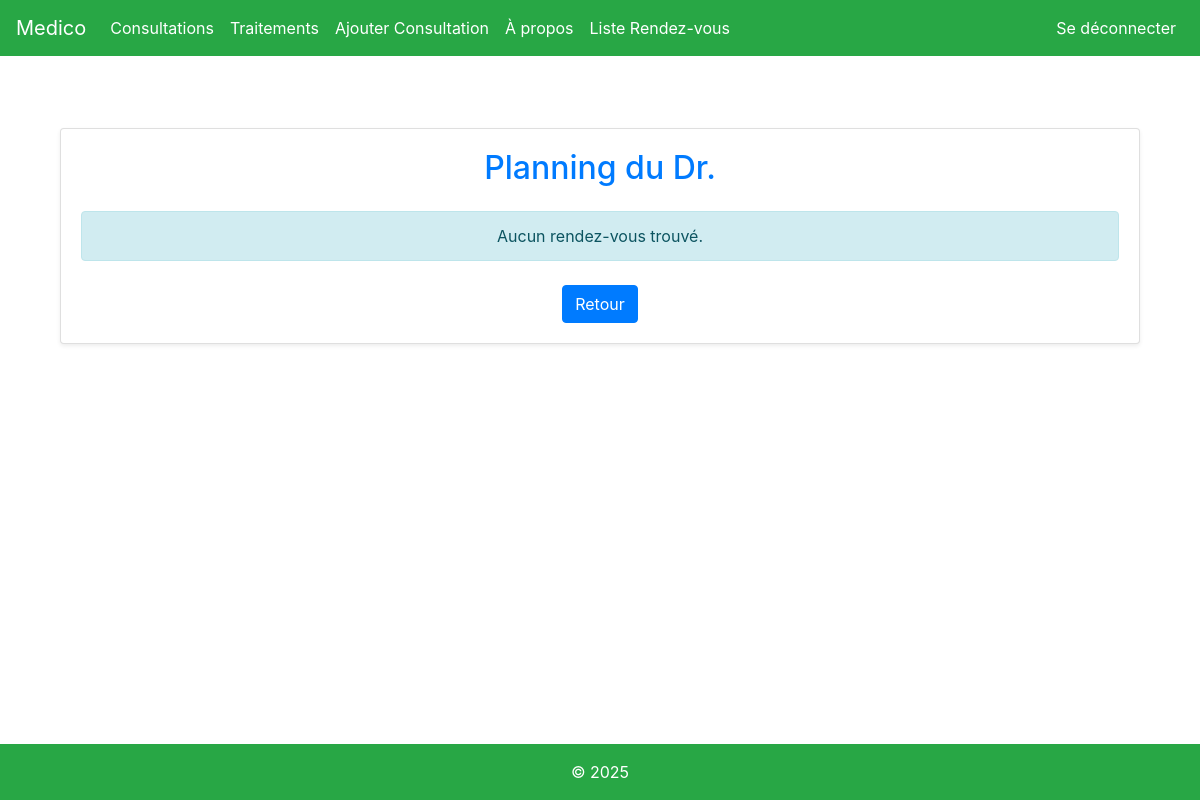
The app's page /appointments/ (signed in), older data.
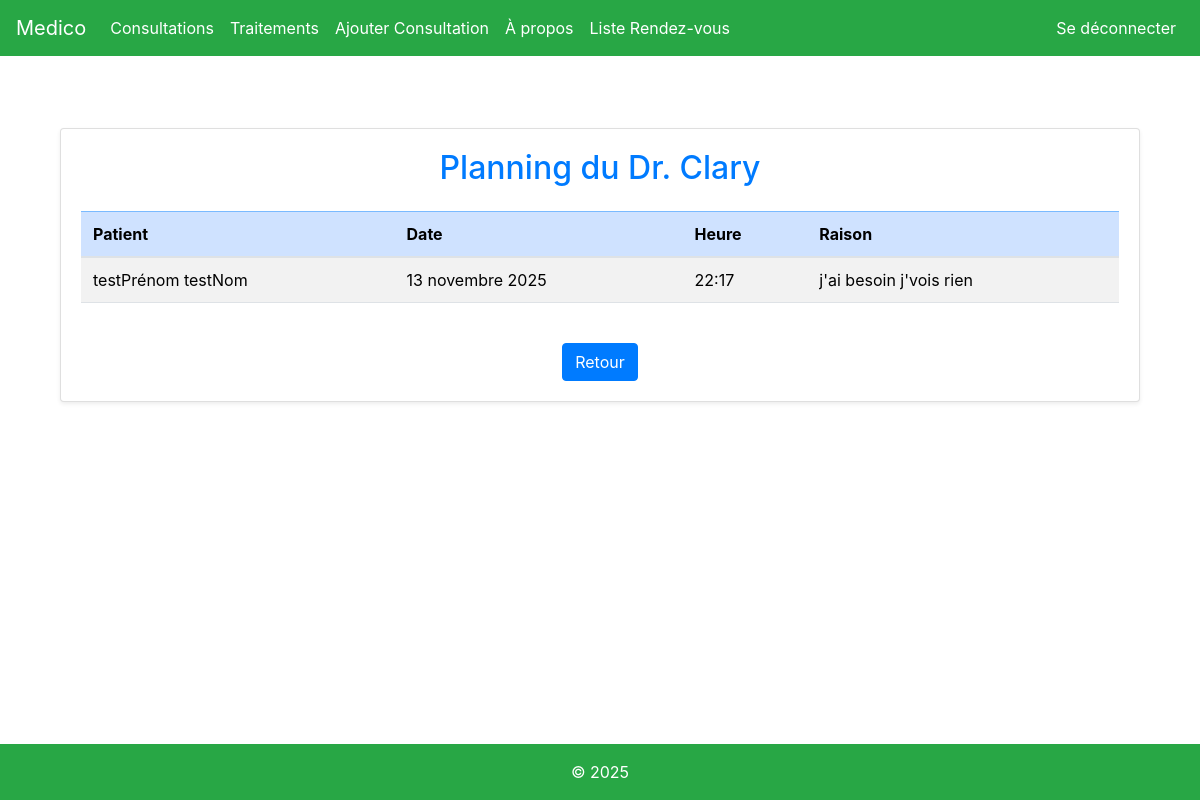
The same page, newer data.
### medico/models.py (models this page shows, shortened)
class Appointment(models.Model):
    doctor = models.ForeignKey('Doctor', on_delete=models.CASCADE, related_name='appointments')
    patient = models.ForeignKey('Patient', on_delete=models.CASCADE, related_name='appointments')
    appointment_date = models.DateField()
    appointment_time = models.TimeField()
    reason = models.TextField(blank=True, null=True)
    created_at = models.DateTimeField(default=timezone.now)

class Doctor(models.Model):
    SPECIALITY_CHOICES = [
        ('Gynécologue', 'Gynécologue'),
        ('Médecin généraliste', 'Médecin généraliste'),
        ('Cardiologue', 'Cardiologue'),
        ('Pédiatre', 'Pédiatre'),
        ('Dermatologue', 'Dermatologue'),
        ('Ophtalmologue', 'Ophtalmologue'),
        ('Orthopédiste', 'Orthopédiste'),
        ('Neurologue', 'Neurologue'),
        ('Psychiatre', 'Psychiatre'),
        ('Radiologue', 'Radiologue'),
        ('Chirurgien', 'Chirurgien'),
        ('Gastro-entérologue', 'Gastro-entérologue'),
        ('Rhumatologue', 'Rhumatologue'),
        ('Endocrinologue', 'Endocrinologue'),
        ('Urologue', 'Urologue'),
        ('Hématologue', 'Hématologue'),
        ('Infectiologue', 'Infectiologue'),
    ]
    first_name = models.CharField(max_length=100)
    last_name = models.CharField(max_length=100)
    speciality = models.CharField(max_length=50, choices=SPECIALITY_CHOICES)
    password = models.CharField(max_length=100, default="D000000")
    shift = models.CharField(max_length=10)
    start_time = models.CharField(max_length=5, blank=True)
    end_time = models.CharField(max_length=5, blank=True)
    available_days = models.TextField(blank=True)

class Patient(models.Model):
    first_name = models.CharField(max_length=100)
    last_name = models.CharField(max_length=100)
    email = models.EmailField(unique=True)
    password = models.CharField(max_length=128)

### medico/views.py (the view)
# urls.py: path('appointments/', views.liste_rendez_vous, name='liste_rendez_vous'),
def liste_rendez_vous(request):
    if request.session.get('is_patient'):
        email = request.session.get('patient_email')
        patient = Patient.objects.filter(email=email).first()
        if not patient:
            messages.error(request, "Patient introuvable.")
            return redirect('login')
        appointments = Appointment.objects.filter(patient=patient)
    elif request.session.get('is_doctor'):
        doctor_id = request.session.get('doctor_id')
        doctor = Doctor.objects.filter(id=doctor_id).first()
        if not doctor:
            messages.error(request, "Docteur introuvable.")
            return redirect('login')
        appointments = Appointment.objects.filter(doctor=doctor)
    else:
        messages.error(request, "Accès non autorisé.")
        return redirect('login')
    return render(request, 'medico/listerendezvous.html', {'appointments': appointments})

### medico/templates/medico/listerendezvous.html (shortened to what this page needs)
{% extends 'medico/main.html' %}
{% load django_bootstrap5 %}
{% block content %}
<body class="bg-light">
    <div class="container mt-5 mb-5">
        <div class="card shadow-sm">
            <div class="card-body">
                {% if request.session.is_doctor %}
                    <h2 class="text-center mb-4 text-primary">
                        Planning du Dr.
                        {% if appointments %}
                            {{ appointments.first.doctor.last_name }}
                        {% endif %}
                    </h2>
                {% else %}
                    <h2 class="text-center mb-4 text-primary">Mes Rendez-vous</h2>
                {% endif %}
                {% if appointments %}
                    <div class="table-responsive">
                        <table class="table table-striped table-hover align-middle">
                            <thead class="table-primary">
                                <tr>
                                    {% if request.session.is_doctor %}
                                        <th>Patient</th>
                                    {% else %}
                                        <th>Docteur</th>
                                    {% endif %}
                                    <th>Date</th>
                                    <th>Heure</th>
                                    <th>Raison</th>
                                </tr>
                            </thead>
                            <tbody>
                                {% for appt in appointments %}
                                    <tr>
                                        {% if request.session.is_doctor %}
                                            <td>{{ appt.patient.first_name }} {{ appt.patient.last_name }}</td>
                                        {% else %}
                                            <td>{{ appt.doctor.first_name }} {{ appt.doctor.last_name }}</td>
                                        {% endif %}
                                        <td>{{ appt.appointment_date }}</td>
                                        <td>{{ appt.appointment_time }}</td>
                                        <td>{{ appt.reason|default:"—" }}</td>
                                    </tr>
                                {% endfor %}
                            </tbody>
                        </table>
                    </div>
                {% else %}
                    <div class="alert alert-info text-center mt-4">
                        Aucun rendez-vous trouvé.
                    </div>
                {% endif %}
                <div class="text-center mt-4">
                    <a href="{% url 'about' %}" class="btn btn-primary">
                        Retour
                    </a>
                </div>
            </div>
        </div>
    </div>
    {% endblock %}

Row changes from the older to the newer data that the page shows:
added Appointment: first.doctor.last_name "Clary", patient.first_name "testPrénom", patient.last_name "testNom", appointment_date "13 novembre 2025", appointment_time "22:17", reason "j'ai besoin j'vois rien"
Text that changed along with them:
text no longer shown: "Aucun rendez-vous trouvé."
text now shown: "Patient Date Heure Raison"
